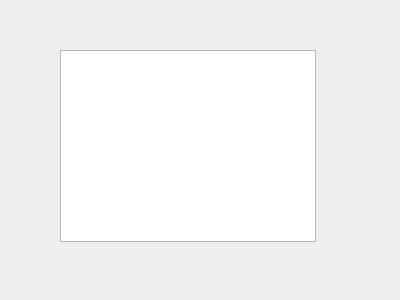
<?xml version="1.0" encoding="UTF-8"?>
<ui version="4.0">
 <class>Rf_values</class>
 <widget class="QWidget" name="Rf_values">
  <property name="geometry">
   <rect>
    <x>0</x>
    <y>0</y>
    <width>400</width>
    <height>300</height>
   </rect>
  </property>
  <property name="windowTitle">
   <string>Rf_values</string>
  </property>
  <widget class="QTableWidget" name="tableWidget">
   <property name="geometry">
    <rect>
     <x>60</x>
     <y>50</y>
     <width>256</width>
     <height>192</height>
    </rect>
   </property>
  </widget>
 </widget>
 <layoutdefault spacing="6" margin="11"/>
 <resources/>
 <connections/>
</ui>
